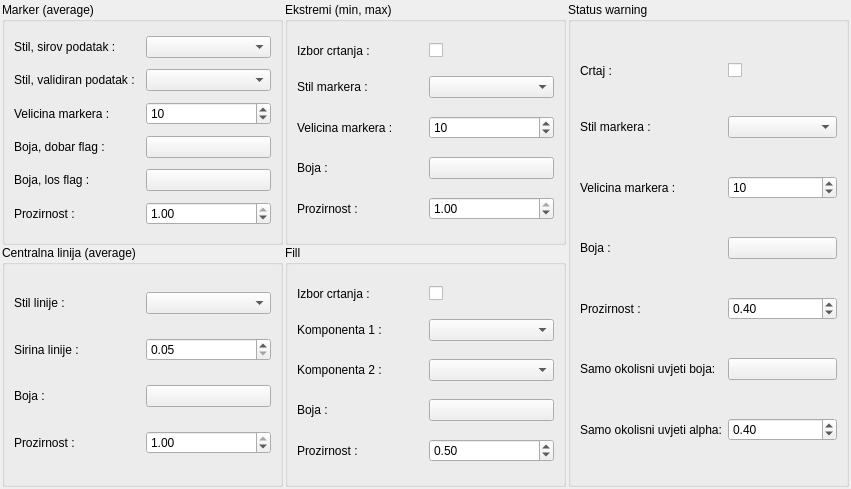
<?xml version="1.0" encoding="UTF-8"?>
<ui version="4.0">
 <class>Form</class>
 <widget class="QWidget" name="Form">
  <property name="geometry">
   <rect>
    <x>0</x>
    <y>0</y>
    <width>851</width>
    <height>489</height>
   </rect>
  </property>
  <property name="windowTitle">
   <string>Form</string>
  </property>
  <layout class="QHBoxLayout" name="horizontalLayout">
   <property name="spacing">
    <number>2</number>
   </property>
   <property name="margin">
    <number>2</number>
   </property>
   <item>
    <layout class="QVBoxLayout" name="verticalLayout">
     <property name="spacing">
      <number>0</number>
     </property>
     <item>
      <widget class="QGroupBox" name="groupBox">
       <property name="title">
        <string>Marker (average)</string>
       </property>
       <layout class="QGridLayout" name="gridLayout">
        <item row="1" column="0">
         <widget class="QLabel" name="label">
          <property name="text">
           <string>Stil, validiran podatak : </string>
          </property>
         </widget>
        </item>
        <item row="3" column="0">
         <widget class="QLabel" name="label_3">
          <property name="text">
           <string>Boja, dobar flag : </string>
          </property>
         </widget>
        </item>
        <item row="1" column="1">
         <widget class="QComboBox" name="validanMarker"/>
        </item>
        <item row="0" column="1">
         <widget class="QComboBox" name="normalMarker"/>
        </item>
        <item row="0" column="0">
         <widget class="QLabel" name="label_2">
          <property name="text">
           <string>Stil, sirov podatak :</string>
          </property>
         </widget>
        </item>
        <item row="4" column="0">
         <widget class="QLabel" name="label_4">
          <property name="text">
           <string>Boja, los flag : </string>
          </property>
         </widget>
        </item>
        <item row="3" column="1">
         <widget class="QPushButton" name="bojaOK">
          <property name="text">
           <string/>
          </property>
         </widget>
        </item>
        <item row="4" column="1">
         <widget class="QPushButton" name="bojaBAD">
          <property name="text">
           <string/>
          </property>
         </widget>
        </item>
        <item row="2" column="0">
         <widget class="QLabel" name="label_5">
          <property name="text">
           <string>Velicina markera : </string>
          </property>
         </widget>
        </item>
        <item row="2" column="1">
         <widget class="QSpinBox" name="glavniMarkerSize">
          <property name="minimum">
           <number>1</number>
          </property>
          <property name="value">
           <number>10</number>
          </property>
         </widget>
        </item>
        <item row="5" column="0">
         <widget class="QLabel" name="label_6">
          <property name="text">
           <string>Prozirnost : </string>
          </property>
         </widget>
        </item>
        <item row="5" column="1">
         <widget class="QDoubleSpinBox" name="glavniMarkerAlpha">
          <property name="maximum">
           <double>1.000000000000000</double>
          </property>
          <property name="singleStep">
           <double>0.050000000000000</double>
          </property>
          <property name="value">
           <double>1.000000000000000</double>
          </property>
         </widget>
        </item>
       </layout>
      </widget>
     </item>
     <item>
      <widget class="QGroupBox" name="groupBox_2">
       <property name="title">
        <string>Centralna linija (average)</string>
       </property>
       <layout class="QGridLayout" name="gridLayout_2">
        <item row="0" column="0">
         <widget class="QLabel" name="label_7">
          <property name="text">
           <string>Stil linije : </string>
          </property>
         </widget>
        </item>
        <item row="1" column="0">
         <widget class="QLabel" name="label_8">
          <property name="text">
           <string>Sirina linije : </string>
          </property>
         </widget>
        </item>
        <item row="2" column="0">
         <widget class="QLabel" name="label_9">
          <property name="text">
           <string>Boja : </string>
          </property>
         </widget>
        </item>
        <item row="3" column="0">
         <widget class="QLabel" name="label_10">
          <property name="text">
           <string>Prozirnost : </string>
          </property>
         </widget>
        </item>
        <item row="0" column="1">
         <widget class="QComboBox" name="midlineStil"/>
        </item>
        <item row="1" column="1">
         <widget class="QDoubleSpinBox" name="midlineWidth">
          <property name="minimum">
           <double>0.050000000000000</double>
          </property>
          <property name="singleStep">
           <double>0.050000000000000</double>
          </property>
         </widget>
        </item>
        <item row="3" column="1">
         <widget class="QDoubleSpinBox" name="midlineAlpha">
          <property name="maximum">
           <double>1.000000000000000</double>
          </property>
          <property name="singleStep">
           <double>0.050000000000000</double>
          </property>
          <property name="value">
           <double>1.000000000000000</double>
          </property>
         </widget>
        </item>
        <item row="2" column="1">
         <widget class="QPushButton" name="midlineBoja">
          <property name="text">
           <string/>
          </property>
         </widget>
        </item>
       </layout>
      </widget>
     </item>
    </layout>
   </item>
   <item>
    <layout class="QVBoxLayout" name="verticalLayout_2">
     <property name="spacing">
      <number>0</number>
     </property>
     <item>
      <widget class="QGroupBox" name="groupBox_3">
       <property name="title">
        <string>Ekstremi (min, max)</string>
       </property>
       <layout class="QGridLayout" name="gridLayout_3">
        <item row="0" column="0">
         <widget class="QLabel" name="label_11">
          <property name="text">
           <string>Izbor crtanja : </string>
          </property>
         </widget>
        </item>
        <item row="1" column="0">
         <widget class="QLabel" name="label_12">
          <property name="text">
           <string>Stil markera : </string>
          </property>
         </widget>
        </item>
        <item row="3" column="0">
         <widget class="QLabel" name="label_13">
          <property name="text">
           <string>Boja : </string>
          </property>
         </widget>
        </item>
        <item row="4" column="0">
         <widget class="QLabel" name="label_14">
          <property name="text">
           <string>Prozirnost : </string>
          </property>
         </widget>
        </item>
        <item row="2" column="0">
         <widget class="QLabel" name="label_15">
          <property name="text">
           <string>Velicina markera : </string>
          </property>
         </widget>
        </item>
        <item row="0" column="1">
         <widget class="QCheckBox" name="ekstremCrtaj">
          <property name="text">
           <string/>
          </property>
         </widget>
        </item>
        <item row="3" column="1">
         <widget class="QPushButton" name="ekstremBoja">
          <property name="text">
           <string/>
          </property>
         </widget>
        </item>
        <item row="1" column="1">
         <widget class="QComboBox" name="ekstremMarker"/>
        </item>
        <item row="2" column="1">
         <widget class="QSpinBox" name="ekstremSize">
          <property name="minimum">
           <number>1</number>
          </property>
          <property name="value">
           <number>10</number>
          </property>
         </widget>
        </item>
        <item row="4" column="1">
         <widget class="QDoubleSpinBox" name="ekstremAlpha">
          <property name="maximum">
           <double>1.000000000000000</double>
          </property>
          <property name="singleStep">
           <double>0.050000000000000</double>
          </property>
          <property name="value">
           <double>1.000000000000000</double>
          </property>
         </widget>
        </item>
       </layout>
      </widget>
     </item>
     <item>
      <widget class="QGroupBox" name="groupBox_4">
       <property name="title">
        <string>Fill</string>
       </property>
       <layout class="QGridLayout" name="gridLayout_4">
        <item row="0" column="0">
         <widget class="QLabel" name="label_16">
          <property name="text">
           <string>Izbor crtanja : </string>
          </property>
         </widget>
        </item>
        <item row="1" column="0">
         <widget class="QLabel" name="label_17">
          <property name="text">
           <string>Komponenta 1 : </string>
          </property>
         </widget>
        </item>
        <item row="2" column="0">
         <widget class="QLabel" name="label_18">
          <property name="text">
           <string>Komponenta 2 :</string>
          </property>
         </widget>
        </item>
        <item row="3" column="0">
         <widget class="QLabel" name="label_19">
          <property name="text">
           <string>Boja : </string>
          </property>
         </widget>
        </item>
        <item row="4" column="0">
         <widget class="QLabel" name="label_20">
          <property name="text">
           <string>Prozirnost : </string>
          </property>
         </widget>
        </item>
        <item row="1" column="1">
         <widget class="QComboBox" name="fillKomponenta1"/>
        </item>
        <item row="2" column="1">
         <widget class="QComboBox" name="fillKomponenta2"/>
        </item>
        <item row="4" column="1">
         <widget class="QDoubleSpinBox" name="fillAlpha">
          <property name="maximum">
           <double>1.000000000000000</double>
          </property>
          <property name="singleStep">
           <double>0.050000000000000</double>
          </property>
          <property name="value">
           <double>0.500000000000000</double>
          </property>
         </widget>
        </item>
        <item row="0" column="1">
         <widget class="QCheckBox" name="fillCrtaj">
          <property name="text">
           <string/>
          </property>
         </widget>
        </item>
        <item row="3" column="1">
         <widget class="QPushButton" name="fillBoja">
          <property name="text">
           <string/>
          </property>
         </widget>
        </item>
       </layout>
      </widget>
     </item>
    </layout>
   </item>
   <item>
    <layout class="QVBoxLayout" name="verticalLayout_3">
     <property name="spacing">
      <number>0</number>
     </property>
     <item>
      <widget class="QGroupBox" name="groupBox_5">
       <property name="title">
        <string>Status warning</string>
       </property>
       <layout class="QGridLayout" name="gridLayout_5">
        <item row="7" column="0">
         <widget class="QLabel" name="label_22">
          <property name="text">
           <string>Samo okolisni uvjeti boja:</string>
          </property>
         </widget>
        </item>
        <item row="0" column="1">
         <widget class="QCheckBox" name="statusCrtaj">
          <property name="text">
           <string/>
          </property>
         </widget>
        </item>
        <item row="5" column="1">
         <widget class="QPushButton" name="statusBoja">
          <property name="text">
           <string/>
          </property>
         </widget>
        </item>
        <item row="3" column="1">
         <widget class="QComboBox" name="statusStil"/>
        </item>
        <item row="4" column="1">
         <widget class="QSpinBox" name="statusSize">
          <property name="minimum">
           <number>1</number>
          </property>
          <property name="value">
           <number>10</number>
          </property>
         </widget>
        </item>
        <item row="6" column="1">
         <widget class="QDoubleSpinBox" name="statusAlpha">
          <property name="maximum">
           <double>1.000000000000000</double>
          </property>
          <property name="singleStep">
           <double>0.050000000000000</double>
          </property>
          <property name="value">
           <double>0.400000000000000</double>
          </property>
         </widget>
        </item>
        <item row="0" column="0">
         <widget class="QLabel" name="label_21">
          <property name="text">
           <string>Crtaj :</string>
          </property>
         </widget>
        </item>
        <item row="3" column="0">
         <widget class="QLabel" name="label_24">
          <property name="text">
           <string>Stil markera :</string>
          </property>
         </widget>
        </item>
        <item row="5" column="0">
         <widget class="QLabel" name="label_26">
          <property name="text">
           <string>Boja :</string>
          </property>
         </widget>
        </item>
        <item row="6" column="0">
         <widget class="QLabel" name="label_27">
          <property name="text">
           <string>Prozirnost :</string>
          </property>
         </widget>
        </item>
        <item row="4" column="0">
         <widget class="QLabel" name="label_25">
          <property name="text">
           <string>Velicina markera :</string>
          </property>
         </widget>
        </item>
        <item row="8" column="0">
         <widget class="QLabel" name="label_23">
          <property name="text">
           <string>Samo okolisni uvjeti alpha:</string>
          </property>
         </widget>
        </item>
        <item row="8" column="1">
         <widget class="QDoubleSpinBox" name="okolisStatusAlpha">
          <property name="maximum">
           <double>1.000000000000000</double>
          </property>
          <property name="singleStep">
           <double>0.050000000000000</double>
          </property>
          <property name="value">
           <double>0.400000000000000</double>
          </property>
         </widget>
        </item>
        <item row="7" column="1">
         <widget class="QPushButton" name="okolisStatusBoja">
          <property name="text">
           <string/>
          </property>
         </widget>
        </item>
       </layout>
      </widget>
     </item>
    </layout>
   </item>
  </layout>
 </widget>
 <resources/>
 <connections/>
</ui>
